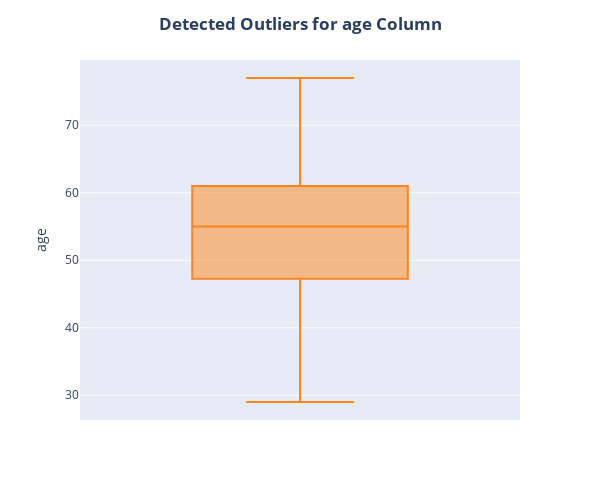
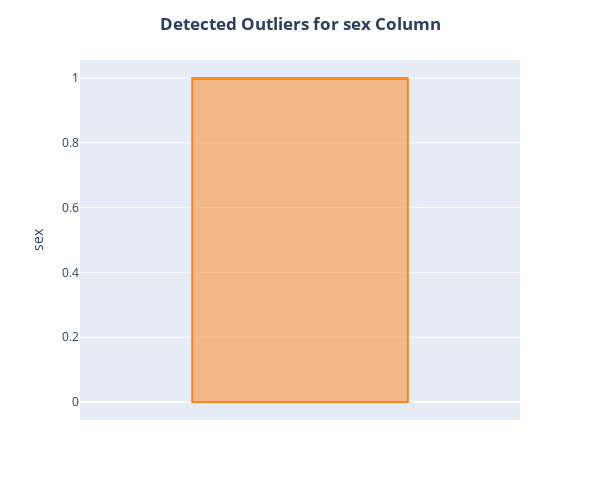
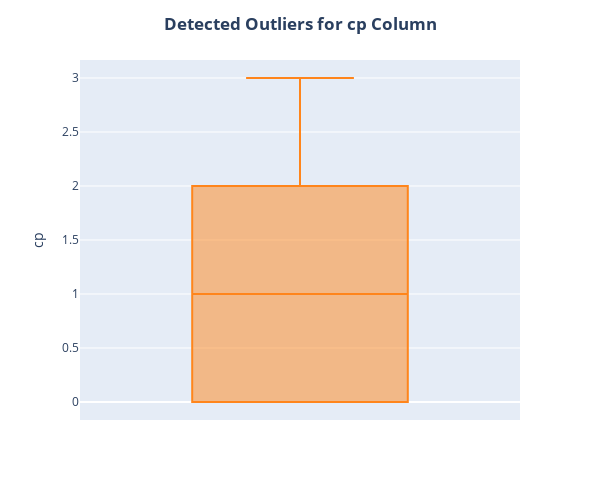
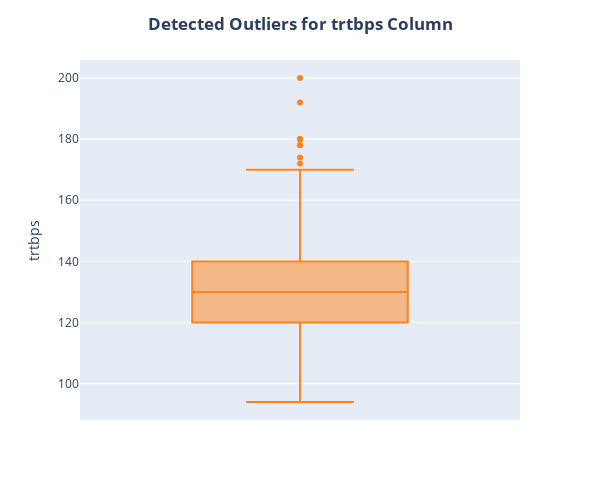

The cell these charts' notebook holds for them, in order:
### Markdown cell above
- **Check Invalid and Outlier Data**

Outliers are data points that deviate significantly from the rest of the data in a dataset. They are observations that lie an abnormal distance from other values in a random sample from a population. In other words, outliers are data points that are unusually far from the central tendency of a distribution.

***

We check the outliers and know that dont have any outliers

Some of boxplot show a little outlier but it's not outlier its related to things that rarely happen in medical science

### Code cell
import plotly.express as px

for col in heart_data.columns:
    fig = px.box(heart_data, y=col)
    fig.update_traces(marker_color='#FF851B')
    fig.update_layout(
        autosize=False,
        width=600,
        height=500,
        title={'text': f'<b>Detected Outliers for {col} Column</b>', 'x': 0.5}  # Make the title text bold
    )
    fig.show()

### Figure 1 — Plotly figure (JSON) as saved in the notebook; plotly's stock layout.template omitted (floating-point values rounded to 4 significant figures; data arrays with more than 128 entries replaced by an {"elided": "..."} marker saying what was removed)
{"data": [{"alignmentgroup": "True", "hovertemplate": "age=%{y}<extra></extra>", "legendgroup": "", "marker": {"color": "#FF851B"}, "name": "", "notched": false, "offsetgroup": "", "orientation": "v", "showlegend": false, "type": "box", "x0": " ", "xaxis": "x", "y": {"elided": "303 int values"}, "y0": " ", "yaxis": "y"}], "layout": {"autosize": false, "boxmode": "group", "height": 500, "legend": {"tracegroupgap": 0}, "margin": {"t": 60}, "title": {"text": "<b>Detected Outliers for age Column</b>", "x": 0.5}, "width": 600, "xaxis": {"anchor": "y", "domain": [0, 1]}, "yaxis": {"anchor": "x", "domain": [0, 1], "title": {"text": "age"}}}}

### Figure 2 — Plotly figure (JSON) as saved in the notebook; plotly's stock layout.template omitted (floating-point values rounded to 4 significant figures; data arrays with more than 128 entries replaced by an {"elided": "..."} marker saying what was removed)
{"data": [{"alignmentgroup": "True", "hovertemplate": "sex=%{y}<extra></extra>", "legendgroup": "", "marker": {"color": "#FF851B"}, "name": "", "notched": false, "offsetgroup": "", "orientation": "v", "showlegend": false, "type": "box", "x0": " ", "xaxis": "x", "y": {"elided": "303 int values"}, "y0": " ", "yaxis": "y"}], "layout": {"autosize": false, "boxmode": "group", "height": 500, "legend": {"tracegroupgap": 0}, "margin": {"t": 60}, "title": {"text": "<b>Detected Outliers for sex Column</b>", "x": 0.5}, "width": 600, "xaxis": {"anchor": "y", "domain": [0, 1]}, "yaxis": {"anchor": "x", "domain": [0, 1], "title": {"text": "sex"}}}}

### Figure 3 — Plotly figure (JSON) as saved in the notebook; plotly's stock layout.template omitted (floating-point values rounded to 4 significant figures; data arrays with more than 128 entries replaced by an {"elided": "..."} marker saying what was removed)
{"data": [{"alignmentgroup": "True", "hovertemplate": "cp=%{y}<extra></extra>", "legendgroup": "", "marker": {"color": "#FF851B"}, "name": "", "notched": false, "offsetgroup": "", "orientation": "v", "showlegend": false, "type": "box", "x0": " ", "xaxis": "x", "y": {"elided": "303 int values"}, "y0": " ", "yaxis": "y"}], "layout": {"autosize": false, "boxmode": "group", "height": 500, "legend": {"tracegroupgap": 0}, "margin": {"t": 60}, "title": {"text": "<b>Detected Outliers for cp Column</b>", "x": 0.5}, "width": 600, "xaxis": {"anchor": "y", "domain": [0, 1]}, "yaxis": {"anchor": "x", "domain": [0, 1], "title": {"text": "cp"}}}}

### Figure 4 — Plotly figure (JSON) as saved in the notebook; plotly's stock layout.template omitted (floating-point values rounded to 4 significant figures; data arrays with more than 128 entries replaced by an {"elided": "..."} marker saying what was removed)
{"data": [{"alignmentgroup": "True", "hovertemplate": "trtbps=%{y}<extra></extra>", "legendgroup": "", "marker": {"color": "#FF851B"}, "name": "", "notched": false, "offsetgroup": "", "orientation": "v", "showlegend": false, "type": "box", "x0": " ", "xaxis": "x", "y": {"elided": "303 int values"}, "y0": " ", "yaxis": "y"}], "layout": {"autosize": false, "boxmode": "group", "height": 500, "legend": {"tracegroupgap": 0}, "margin": {"t": 60}, "title": {"text": "<b>Detected Outliers for trtbps Column</b>", "x": 0.5}, "width": 600, "xaxis": {"anchor": "y", "domain": [0, 1]}, "yaxis": {"anchor": "x", "domain": [0, 1], "title": {"text": "trtbps"}}}}
